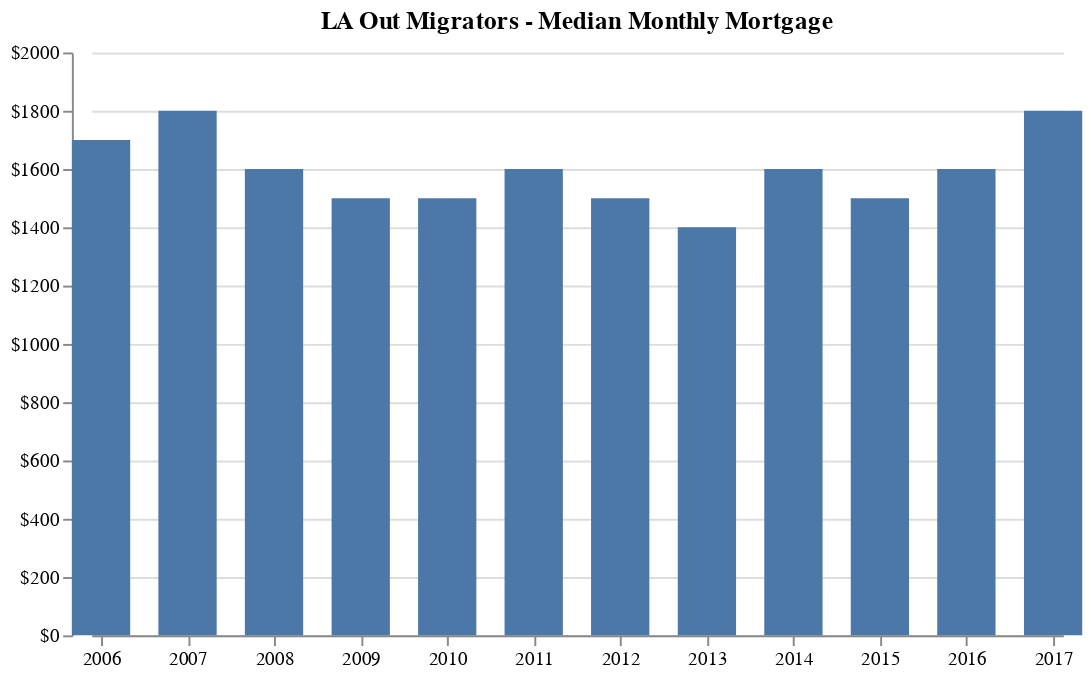

Notebook source saved alongside this figure:
### Code cell
bar2

### Figure 1 — Vega-Lite specification as saved in the notebook (floating-point values rounded to 4 significant figures)
{"$schema": "https://vega.github.io/schema/vega-lite/v2.6.0.json", "config": {"view": {"height": 300, "strokeWidth": 0, "width": 400}}, "data": {"name": "data-2720102f33e35aaafd7c1b36dd508918"}, "datasets": {"data-2720102f33e35aaafd7c1b36dd508918": [{"Mortgage": 1800, "Year": "2017-01-01T00:00:00"}, {"Mortgage": 1600, "Year": "2016-01-01T00:00:00"}, {"Mortgage": 1500, "Year": "2015-01-01T00:00:00"}, {"Mortgage": 1600, "Year": "2014-01-01T00:00:00"}, {"Mortgage": 1400, "Year": "2013-01-01T00:00:00"}, {"Mortgage": 1500, "Year": "2012-01-01T00:00:00"}, {"Mortgage": 1600, "Year": "2011-01-01T00:00:00"}, {"Mortgage": 1500, "Year": "2010-01-01T00:00:00"}, {"Mortgage": 1500, "Year": "2009-01-01T00:00:00"}, {"Mortgage": 1600, "Year": "2008-01-01T00:00:00"}, {"Mortgage": 1800, "Year": "2007-01-01T00:00:00"}, {"Mortgage": 1700, "Year": "2006-01-01T00:00:00"}]}, "encoding": {"x": {"axis": {"grid": false, "labelFlush": false}, "field": "Year", "title": null, "type": "temporal"}, "y": {"axis": {"format": "$f", "offset": 10}, "field": "Mortgage", "scale": {"domain": [0, 2000]}, "title": null, "type": "quantitative"}}, "mark": {"size": 30, "type": "bar"}, "title": "LA Out Migrators - Median Monthly Mortgage", "width": 500}
